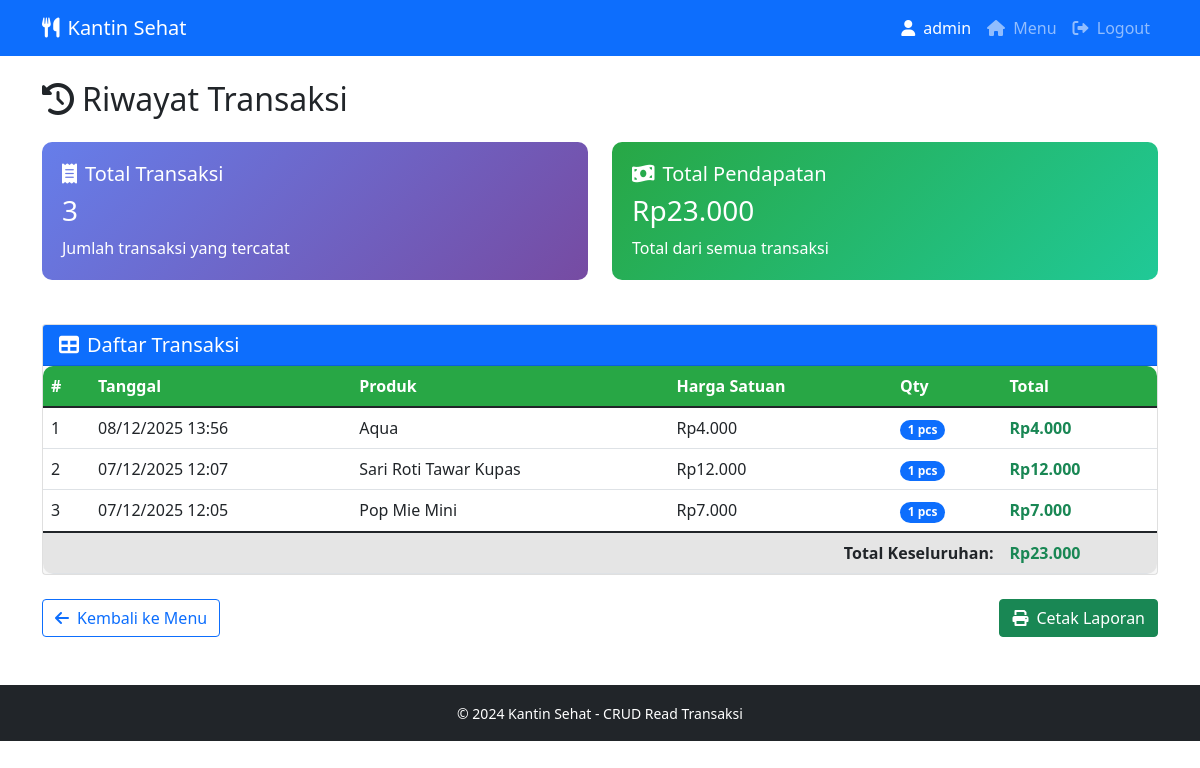
The app's page /KantinSehat/view_transactions.php (signed in) with its own data.
### tables this page shows
CREATE TABLE `transactions` (
  `id` int(11) NOT NULL,
  `product_id` int(11) DEFAULT NULL,
  `nama_produk` varchar(100) DEFAULT NULL,
  `harga_satuan` int(11) DEFAULT NULL,
  `qty` int(11) NOT NULL,
  `total` int(11) NOT NULL,
  `tanggal` timestamp NOT NULL DEFAULT current_timestamp()
);

### KantinSehat/view_transactions.php (the view, shortened to what this page needs)
<?php
$conn = mysqli_connect('localhost', 'root', '', 'kantin_sehat');
$sql = "SELECT * FROM Transactions ORDER BY tanggal DESC";
$result = mysqli_query($conn, $sql);
$total_sql = "SELECT SUM(total) as total_keseluruhan FROM Transactions";
$total_result = mysqli_query($conn, $total_sql);
$total_row = mysqli_fetch_assoc($total_result);
$total_keseluruhan = $total_row['total_keseluruhan'] ?: 0;
?>
<!DOCTYPE html>
<html lang="id">
<head>
    <link href="https://cdn.jsdelivr.net/npm/bootstrap@5.1.3/dist/css/bootstrap.min.css" rel="stylesheet">
    <link rel="stylesheet" href="https://cdnjs.cloudflare.com/ajax/libs/font-awesome/6.0.0/css/all.min.css">
</head>
<body>
    <nav class="navbar navbar-expand-lg navbar-dark bg-primary">
        <div class="container">
            <a class="navbar-brand" href="dashboard.php">
                <i class="fas fa-utensils me-2"></i>Kantin Sehat
            </a>
            <div class="navbar-nav ms-auto">
                <span class="nav-item nav-link text-white">
                    <i class="fas fa-user me-1"></i> <?php echo $_SESSION['user']; ?>
                </span>
                <a class="nav-item nav-link" href="dashboard.php">
                    <i class="fas fa-home me-1"></i> Menu
                </a>
                <a class="nav-item nav-link" href="logout.php">
                    <i class="fas fa-sign-out-alt me-1"></i> Logout
                </a>
            </div>
        </div>
    </nav>
    <div class="container mt-4">
        <h2 class="mb-4">
            <i class="fas fa-history me-2"></i>Riwayat Transaksi
        </h2>
        <div class="row mb-4">
            <div class="col-md-6">
                <div class="summary-card total-transactions">
                    <h5><i class="fas fa-receipt me-2"></i>Total Transaksi</h5>
                    <h3><?php echo mysqli_num_rows($result); ?></h3>
                    <p class="mb-0">Jumlah transaksi yang tercatat</p>
                </div>
            </div>
            <div class="col-md-6">
                <div class="summary-card total-revenue">
                    <h5><i class="fas fa-money-bill-wave me-2"></i>Total Pendapatan</h5>
                    <h3>Rp<?php echo number_format($total_keseluruhan, 0, ',', '.'); ?></h3>
                    <p class="mb-0">Total dari semua transaksi</p>
                </div>
            </div>
        </div>
        <div class="card">
            <div class="card-header bg-primary text-white">
                <h5 class="mb-0"><i class="fas fa-table me-2"></i>Daftar Transaksi</h5>
            </div>
            <div class="card-body p-0">
                <?php if (mysqli_num_rows($result) > 0): ?>
                <div class="table-responsive">
                    <table class="table table-hover table-transactions mb-0">
                        <thead>
                            <tr>
                                <th>#</th>
                                <th>Tanggal</th>
                                <th>Produk</th>
                                <th>Harga Satuan</th>
                                <th>Qty</th>
                                <th>Total</th>
                            </tr>
                        </thead>
                        <tbody>
                            <?php
                            $no = 1;
                            while ($row = mysqli_fetch_assoc($result)):
                            ?>
                            <tr>
                                <td><?php echo $no++; ?></td>
                                <td>
                                    <?php echo date('d/m/Y H:i', strtotime($row['tanggal'])); ?>
                                </td>
                                <td><?php echo $row['nama_produk']; ?></td>
                                <td>Rp<?php echo number_format($row['harga_satuan'], 0, ',', '.'); ?></td>
                                <td>
                                    <span class="badge bg-primary rounded-pill">
                                        <?php echo $row['qty']; ?> pcs
                                    </span>
                                </td>
                                <td>
                                    <strong class="text-success">
                                        Rp<?php echo number_format($row['total'], 0, ',', '.'); ?>
                                    </strong>
                                </td>
                            </tr>
                            <?php endwhile; ?>
                        </tbody>
                        <tfoot>
                            <tr class="table-active">
                                <td colspan="5" class="text-end"><strong>Total Keseluruhan:</strong></td>
                                <td>
                                    <strong class="text-success">
                                        Rp<?php echo number_format($total_keseluruhan, 0, ',', '.'); ?>
                                    </strong>
                                </td>
                            </tr>
                        </tfoot>
                    </table>
                </div>
                <?php endif; ?>
            </div>
        </div>
        <div class="mt-4 d-flex justify-content-between">
            <a href="dashboard.php" class="btn btn-outline-primary">
                <i class="fas fa-arrow-left me-2"></i>Kembali ke Menu
            </a>
            <?php if (mysqli_num_rows($result) > 0): ?>
            <button class="btn btn-success" onclick="window.print()">
                <i class="fas fa-print me-2"></i>Cetak Laporan
            </button>
            <?php endif; ?>
        </div>
    </div>
    <footer class="mt-5 py-3 bg-dark text-white text-center">
        <div class="container">
            <small>&copy; 2024 Kantin Sehat - CRUD Read Transaksi</small>
        </div>
    </footer>
</body>
</html>

### KantinSehat/view_transactions.php (style rules this page uses)
:root { --primary-color: #28a745; }
.summary-card { border-radius: 10px; color: white; padding: 20px; margin-bottom: 20px; }
.total-transactions { background: linear-gradient(135deg, #667eea 0%, #764ba2 100%); }
.total-revenue { background: linear-gradient(135deg, var(--primary-color) 0%, #20c997 100%); }
.table-transactions { border-radius: 10px; overflow: hidden; box-shadow: 0 5px 15px rgba(0,0,0,0.08); }
.table-transactions thead { background-color: var(--primary-color); color: white; }

### records on screen
transactions: tanggal "08/12/2025 13:56", nama_produk "Aqua", harga_satuan "4.000", qty "1", total "4.000"
transactions: tanggal "07/12/2025 12:07", nama_produk "Sari Roti Tawar Kupas", harga_satuan "12.000", qty "1", total "12.000"
transactions: tanggal "07/12/2025 12:05", nama_produk "Pop Mie Mini", harga_satuan "7.000", qty "1", total "7.000"

### other values on screen
$_SESSION['user'] "admin"
mysqli_num_rows($result) "3"
$total_keseluruhan "23.000"
